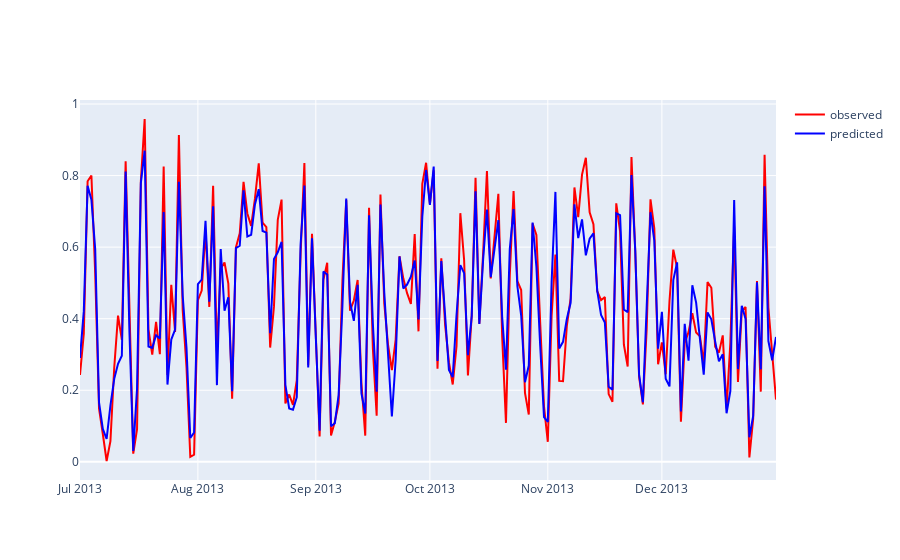

Notebook code cell kept with this figure:
### Code cell
fig = go.Figure()

df_comparison_zone = df_comparison[df_comparison['ZONEID'] == 'Wind Farm 3']

fig.add_traces(
    go.Scatter(x=df_comparison_zone.index, y = df_comparison_zone['TARGETVAR_OBSERVED'], 
        mode = 'lines', line=dict(color='red',), name='observed',
    )
)

fig.add_traces(
    go.Scatter(x=df_comparison_zone.index, y = df_comparison_zone['TARGETVAR_PREDICTED'], 
        mode = 'lines', line=dict(color='blue',), name='predicted',
    )
)

### Figure 1 — Plotly figure (JSON) as saved in the notebook; plotly's stock layout.template omitted (floating-point values rounded to 4 significant figures; data arrays with more than 128 entries replaced by an {"elided": "..."} marker saying what was removed)
{"data": [{"line": {"color": "red"}, "mode": "lines", "name": "observed", "x": {"elided": "184 str values"}, "y": {"elided": "184 float values"}, "type": "scatter"}, {"line": {"color": "blue"}, "mode": "lines", "name": "predicted", "x": {"elided": "184 str values"}, "y": {"elided": "184 float values"}, "type": "scatter"}], "layout": {}}
